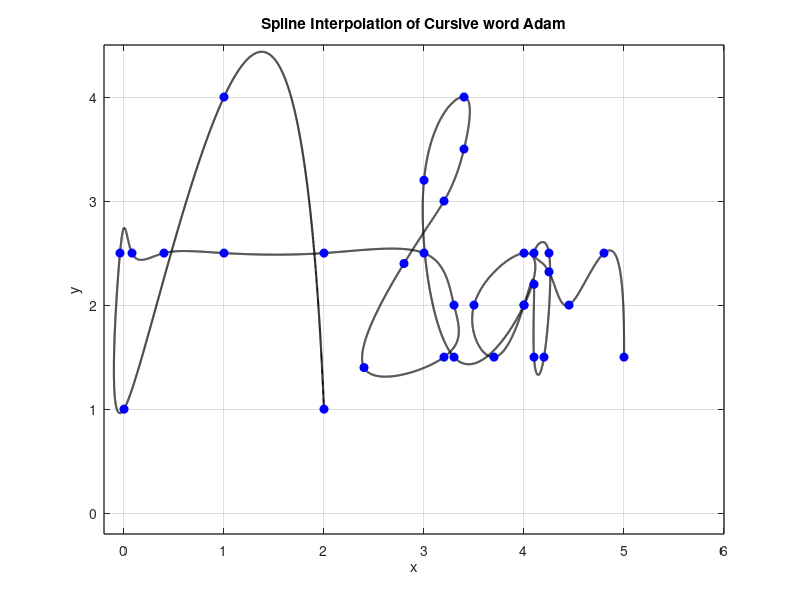

This chart was generated by the following MATLAB code:
%Coordinate for cursive  letters
x2 = [2 1 0 -0.04 0.08 0.4 1 2 3 3.3 3.2 2.4 2.8 3.2 3.4 3.4 3 3.3 4 4 3.5 3.7 4 4.1 4.1 4.2 4.25 4.1 4.25 4.45 4.8 5];
y2 = [1 4 1 2.5 2.5 2.5 2.5 2.5 2.5 2 1.5 1.4 2.4 3 3.5 4 3.2 1.5 2 2.5 2 1.5 2 2.2 1.5 1.5 2.5 2.5 2.32 2 2.5 1.5];

 n = length(x2);
 t = 0:n-1; % Parametric coordinate t
 tt = 0:0.001:n-1; % More dense coordinate tt for spline interpolation

 % Formule spline interpolation
 xx = spline(t, x2, tt);
 yy = spline(t, y2, tt);

 % Plot settings
 figure(1)
 plot(xx, yy, 'k', 'LineWidth', 1.5) % plot spline
 hold on
 plot(x2, y2, 'bo', 'MarkerFaceColor', 'b') % plot data points
 axis([-0.2 6 -0.2 4.5])
 grid on
 title('Spline Interpolation of Cursive word Adam')
 xlabel('x')
 ylabel('y')
 set(gca, 'FontSize', 10, 'LineWidth', 1)
 grid on

 